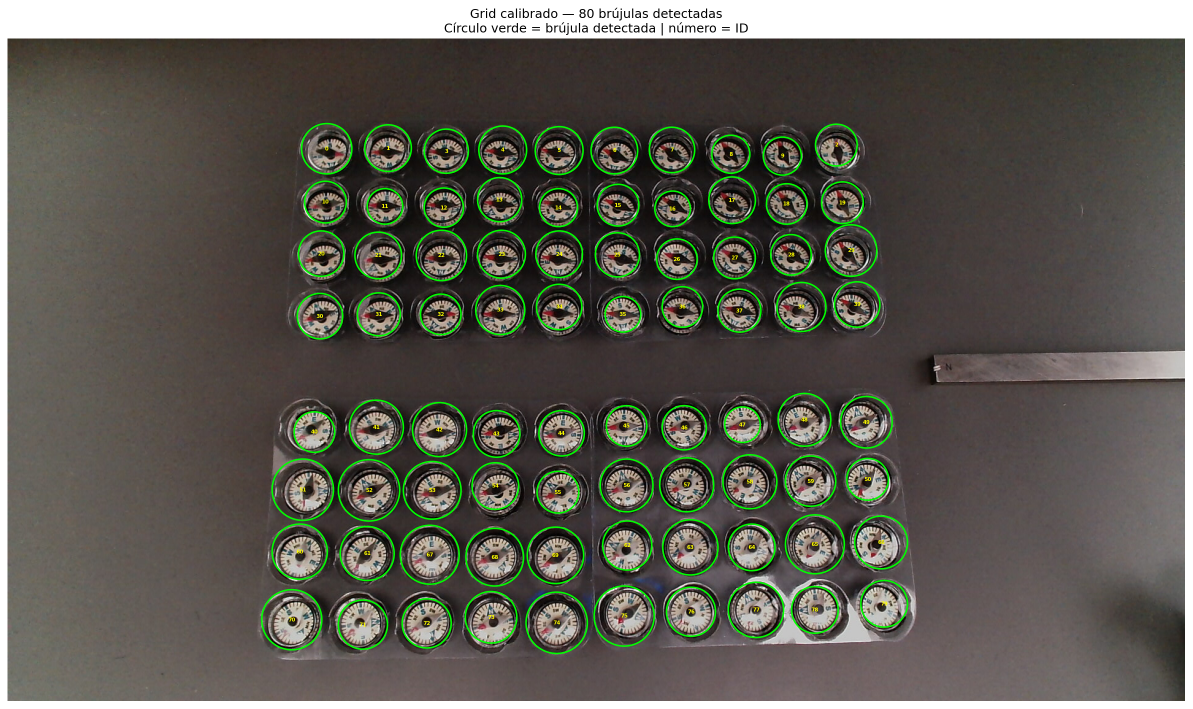
#> input picture output/grid_validation.png, 2385 x 1417 px (shown at 1/2 size)
$ python 01_calibrate_grid.py --image ../output/grid_validation.png
#> lines starting #> are read from the running program, lines starting #| are printed output that depends on the picture; after the words box and inside, x2 and y2 are one past the last pixel; in counts of white or black regions, pixels touching at a corner belong together
import argparse
import json
import sys
from pathlib import Path

import cv2
import numpy as np
import matplotlib.pyplot as plt
import matplotlib.patches as mpatches


HOUGH_DP = 1.2
HOUGH_MIN_DIST = 55
HOUGH_PARAM1 = 60
HOUGH_PARAM2 = 28
HOUGH_MIN_R = 28
HOUGH_MAX_R = 55
MAGNET_MASK_W = 280
MAGNET_MASK_H = 60
EXPECTED_COMPASSES = 80

def mask_magnet_region(gray: np.ndarray) -> np.ndarray:
    h, w = gray.shape
    cx, cy = w // 2, h // 2
    masked = gray.copy()
    y0 = max(0, cy - MAGNET_MASK_H)
    y1 = min(h, cy + MAGNET_MASK_H)
    x0 = max(0, cx - MAGNET_MASK_W)
    x1 = min(w, cx + MAGNET_MASK_W)
    masked[y0:y1, x0:x1] = 0
    return masked


def detect_compasses(image_path: Path) -> list[dict]:
    img = cv2.imread(str(image_path))
    if img is None:
        sys.exit(f"[ERROR] No se pudo leer: {image_path}")

    gray = cv2.cvtColor(img, cv2.COLOR_BGR2GRAY)
    gray_masked = mask_magnet_region(gray)
    blurred = cv2.GaussianBlur(gray_masked, (7, 7), 2)

    circles = cv2.HoughCircles(
        blurred,
        cv2.HOUGH_GRADIENT,
        dp=HOUGH_DP,
        minDist=HOUGH_MIN_DIST,
        param1=HOUGH_PARAM1,
        param2=HOUGH_PARAM2,
        minRadius=HOUGH_MIN_R,
        maxRadius=HOUGH_MAX_R,
    )

    if circles is None:
        sys.exit("[ERROR] No se detectaron círculos. Ajusta HOUGH_PARAM2 (bájalo).")

    circles = np.round(circles[0]).astype(int)
    print(f"[INFO] Detectados {len(circles)} círculos (esperados ~{EXPECTED_COMPASSES})")

    if abs(len(circles) - EXPECTED_COMPASSES) > 10:
        print("[WARN] La cantidad difiere bastante. Revisa los parámetros Hough.")

    compasses = []
    for i, (cx, cy, r) in enumerate(circles):
        compasses.append({"id": i, "cx": int(cx), "cy": int(cy), "r": int(r)})

    compasses.sort(key=lambda c: (c["cy"] // 60, c["cx"]))
    for i, c in enumerate(compasses):
        c["id"] = i

    return compasses, img


def visualize(img: np.ndarray, compasses: list[dict], out_path: Path):
    rgb = cv2.cvtColor(img, cv2.COLOR_BGR2RGB)
    fig, ax = plt.subplots(1, 1, figsize=(16, 10))
    ax.imshow(rgb)

    for c in compasses:
        circle = mpatches.Circle(
            (c["cx"], c["cy"]), c["r"],
            linewidth=1.5, edgecolor="lime", facecolor="none"
        )
        ax.add_patch(circle)
        ax.text(
            c["cx"], c["cy"], str(c["id"]),
            color="yellow", fontsize=5, ha="center", va="center", fontweight="bold"
        )

    ax.set_title(
        f"Grid calibrado — {len(compasses)} brújulas detectadas\n"
        "Círculo verde = brújula detectada | número = ID",
        fontsize=12
    )
    ax.axis("off")
    plt.tight_layout()
    plt.savefig(str(out_path), dpi=150, bbox_inches="tight")
    print(f"[OK] Imagen de validación guardada: {out_path}")
    plt.show()


def main():
    parser = argparse.ArgumentParser(description="Calibrar grid de brújulas")
    parser.add_argument("--image", required=True, help="Ruta a una foto de ejemplo")
    parser.add_argument("--output-dir", default="../output", help="Directorio de salida")
    args = parser.parse_args()

    image_path = Path(args.image)
    output_dir = Path(args.output_dir)
    output_dir.mkdir(parents=True, exist_ok=True)

    print(f"[INFO] Procesando: {image_path.name}")
    compasses, img = detect_compasses(image_path)
#> in detect_compasses, img is the input picture: shape (1417, 2385, 3); mean B, G, R 82.3, 91.5, 92.6
#> in detect_compasses, `gray = cv2.cvtColor(img, cv2.COLOR_BGR2GRAY)`:
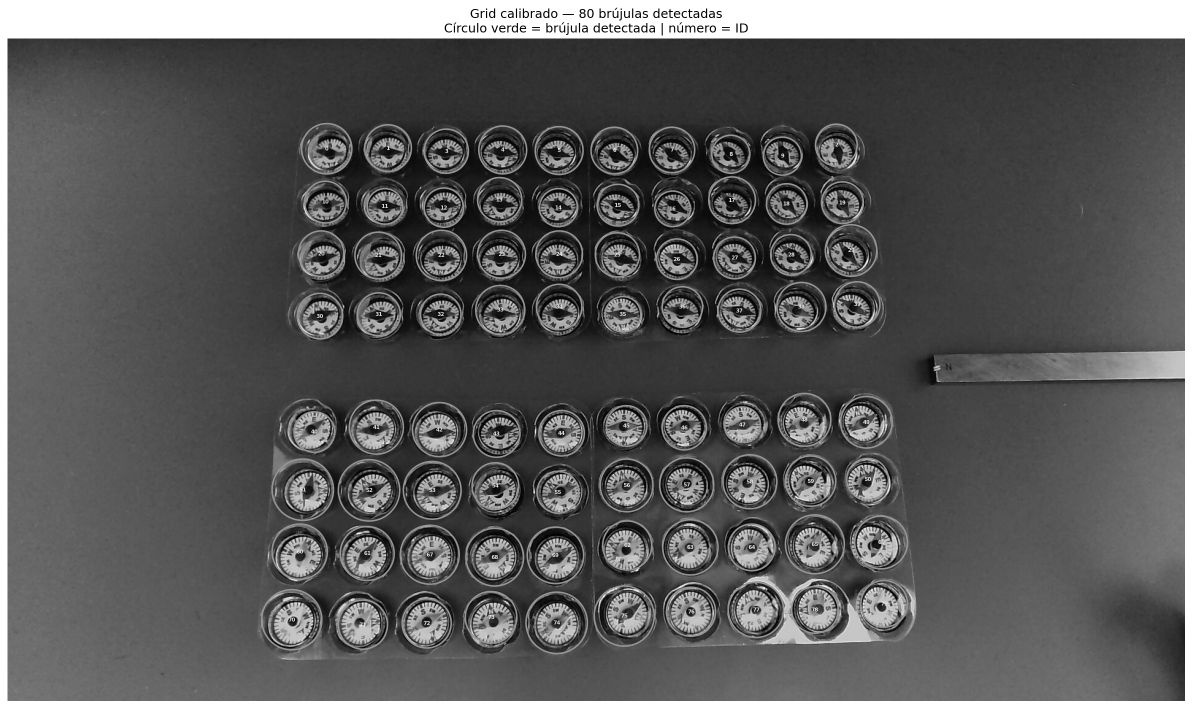
#> gray: shape (1417, 2385) (shown at 1/2 size); min 0, max 255, mean 90.8
#> in mask_magnet_region, `masked[y0:y1, x0:x1] = 0`:
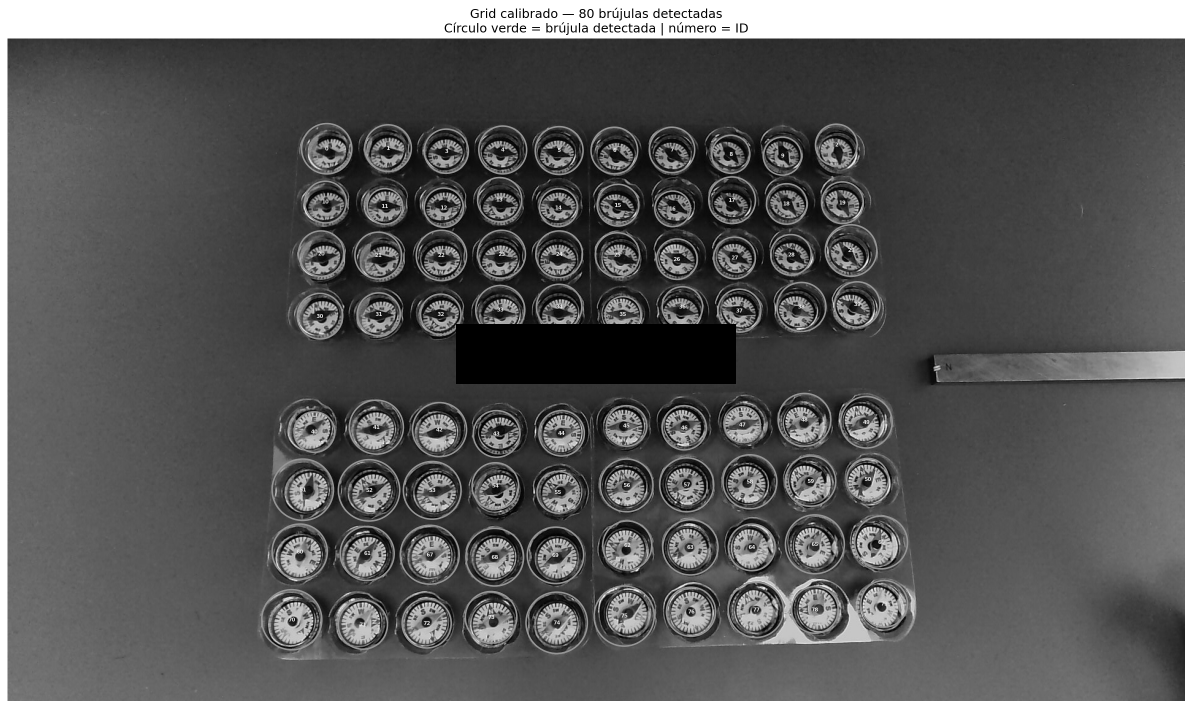
#> masked: shape (1417, 2385) (shown at 1/2 size); 1.99% of pixels changed, all inside (x1, y1, x2, y2) = (912, 648, 1472, 768)
#> in detect_compasses, `circles = cv2.HoughCircles( blurred, cv2.HOUGH_GRADIENT, dp=HOUGH_DP, ..`: circles = 120 rows, first 8: [892.2, 301.8, 46.24], [1228.2, 300.6, 48.52], [864.6, 981, 54.28], [877.8, 858.6, 51.04], [1117.8, 300.6, 49.48], [1381.8, 1223.4, 50.32], [1353, 517.8, 42.4], [1463.4, 400.2, 49]
#> in detect_compasses, `circles = np.round(circles[0]).astype(int)`: circles = 120 rows, first 8: [892, 302, 46], [1228, 301, 49], [865, 981, 54], [878, 859, 51], [1118, 301, 49], [1382, 1223, 50], [1353, 518, 42], [1463, 400, 49]
#| [INFO] Detectados 120 círculos (esperados ~80)
#> the loop in detect_compasses, `for i, (cx, cy, r) in enumerate(circles):` made 120 passes
#> (cx, cy, r) on passes 1 to 12: (892, 302, 46), (1228, 301, 49), (865, 981, 54), (878, 859, 51), (1118, 301, 49), (1382, 1223, 50), (1353, 518, 42), (1463, 400, 49), (993, 867, 48), (1732, 844, 54), (1621, 962, 53), (1123, 866, 47)
#> after the loop in detect_compasses, `for i, (cx, cy, r) in enumerate(circles):`: compasses = 120 items
#> the loop in detect_compasses, `for i, c in enumerate(compasses):` made 120 passes
#> compasses = 120 items

    grid_path = output_dir / "grid.json"
    meta = {
        "source_image": str(image_path),
        "image_width": img.shape[1],
        "image_height": img.shape[0],
        "n_compasses": len(compasses),
        "compasses": compasses
    }
    with open(grid_path, "w") as f:
        json.dump(meta, f, indent=2)
    print(f"[OK] Grid guardado: {grid_path}")

    vis_path = output_dir / "grid_validation.png"
    visualize(img, compasses, vis_path)
#> the loop in visualize, `for c in compasses:` made 120 passes
#> c on passes 1 to 12: {'id': 0, 'cx': 985, 'cy': 31, 'r': 33}, {'id': 1, 'cx': 1073, 'cy': 31, 'r': 46}, {'id': 2, 'cx': 1207, 'cy': 28, 'r': 30}, {'id': 3, 'cx': 1277, 'cy': 27, 'r': 37}, {'id': 4, 'cx': 652, 'cy': 297, 'r': 52}, {'id': 5, 'cx': 775, 'cy': 296, 'r': 49}, {'id': 6, 'cx': 1004, 'cy': 299, 'r': 50}, {'id': 7, 'cx': 1672, 'cy': 291, 'r': 45}, {'id': 8, 'cx': 713, 'cy': 346, 'r': 54}, {'id': 9, 'cx': 818, 'cy': 353, 'r': 52}, {'id': 10, 'cx': 892, 'cy': 302, 'r': 46}, {'id': 11, 'cx': 939, 'cy': 343, 'r': 48}
#> in visualize, `plt.savefig(str(out_path), dpi=150, bbox_inches="tight")`:
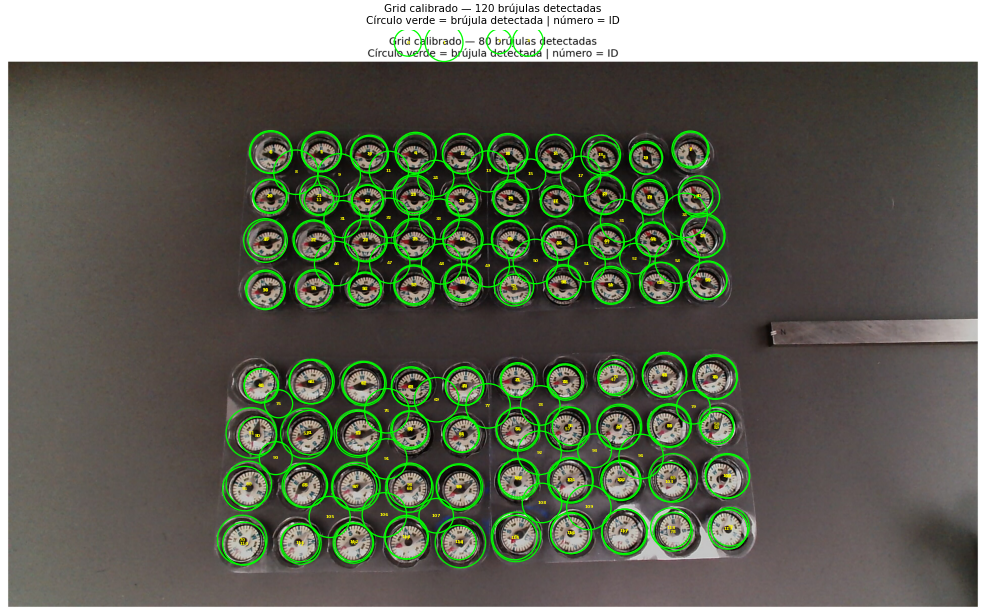
#> figure drawn by matplotlib, 1 panel


if __name__ == "__main__":
    main()
